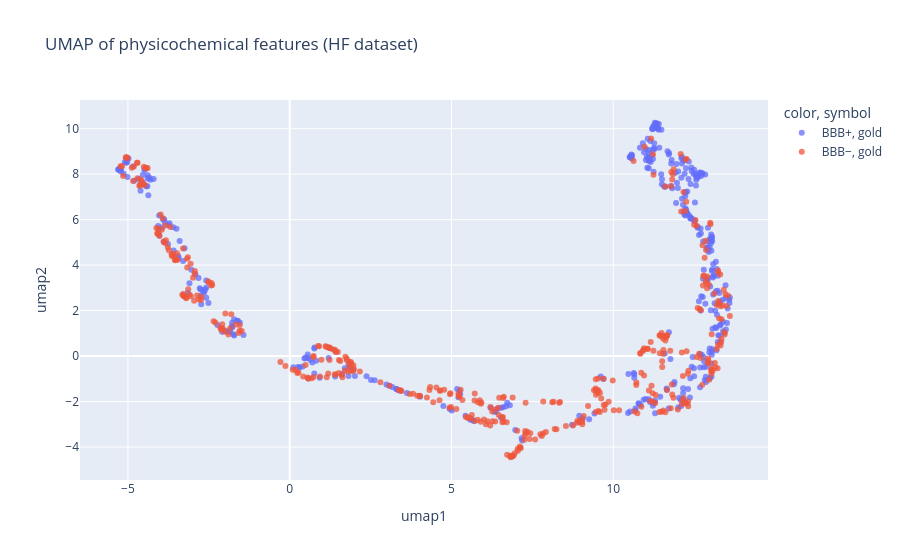

Source (notebook cell):
### Markdown cell above
## 7. UMAP — physicochemical embedding

### Code cell
embed_out = EDA_DIR / "embedding"
embed_out.mkdir(parents=True, exist_ok=True)

try:
    import umap

    feat_cols = [c for c in FEATURE_COLS + AA_PCT_COLS if c in hf_df.columns]
    matrix = hf_df[feat_cols].astype(float).fillna(hf_df[feat_cols].median())
    reducer = umap.UMAP(n_components=2, random_state=RANDOM_SEED, n_neighbors=20, min_dist=0.15)
    embedding = reducer.fit_transform(matrix)
    emb_df = hf_df[["peptide_id", "sequence", "bbb_label", "length"]].copy()
    emb_df["umap1"] = embedding[:, 0]
    emb_df["umap2"] = embedding[:, 1]
    if "plddt" in hf_df.columns:
        emb_df["plddt"] = hf_df["plddt"]

    fig = px.scatter(
        emb_df, x="umap1", y="umap2",
        color=emb_df["bbb_label"].map({0: "BBB−", 1: "BBB+"}),
        symbol=emb_df.get("is_augmented", pd.Series(0, index=emb_df.index)).map({0: "gold", 1: "augmented"}),
        hover_data=["sequence", "length", "peptide_id"],
        title="UMAP of physicochemical features (HF dataset)",
        opacity=0.75,
    )
    fig.write_html(embed_out / "umap_bbb_label.html")
    fig.show()

    if "plddt" in emb_df.columns:
        fig2 = px.scatter(emb_df, x="umap1", y="umap2", color="plddt", color_continuous_scale="Viridis",
                          hover_data=["sequence", "bbb_label"], title="UMAP coloured by Boltz pLDDT")
        fig2.write_html(embed_out / "umap_plddt.html")

    fig3, ax = plt.subplots(figsize=(7, 6))
    sns.scatterplot(data=emb_df, x="umap1", y="umap2", hue="bbb_label", palette="Set1", alpha=0.6, ax=ax)
    ax.set_title("UMAP (static)")
    save_fig(fig3, embed_out / "umap_static.png")
except ImportError:
    print("umap-learn not installed — skip embedding section.")

### Figure 1 — Plotly figure (JSON) as saved in the notebook; plotly's stock layout.template omitted (floating-point values rounded to 4 significant figures; data arrays with more than 128 entries replaced by an {"elided": "..."} marker saying what was removed)
{"data": [{"customdata": {"elided": "410x3 mixed values"}, "hovertemplate": "color=BBB+<br>symbol=gold<br>umap1=%{x}<br>umap2=%{y}<br>sequence=%{customdata[0]}<br>length=%{customdata[1]}<br>peptide_id=%{customdata[2]}<extra></extra>", "legendgroup": "BBB+, gold", "marker": {"color": "#636efa", "opacity": 0.75, "symbol": "circle"}, "mode": "markers", "name": "BBB+, gold", "orientation": "v", "showlegend": true, "type": "scatter", "x": {"elided": "410 float values"}, "xaxis": "x", "y": {"elided": "410 float values"}, "yaxis": "y"}, {"customdata": {"elided": "415x3 mixed values"}, "hovertemplate": "color=BBB−<br>symbol=gold<br>umap1=%{x}<br>umap2=%{y}<br>sequence=%{customdata[0]}<br>length=%{customdata[1]}<br>peptide_id=%{customdata[2]}<extra></extra>", "legendgroup": "BBB−, gold", "marker": {"color": "#EF553B", "opacity": 0.75, "symbol": "circle"}, "mode": "markers", "name": "BBB−, gold", "orientation": "v", "showlegend": true, "type": "scatter", "x": {"elided": "415 float values"}, "xaxis": "x", "y": {"elided": "415 float values"}, "yaxis": "y"}], "layout": {"legend": {"title": {"text": "color, symbol"}, "tracegroupgap": 0}, "title": {"text": "UMAP of physicochemical features (HF dataset)"}, "xaxis": {"anchor": "y", "domain": [0, 1], "title": {"text": "umap1"}}, "yaxis": {"anchor": "x", "domain": [0, 1], "title": {"text": "umap2"}}}}
